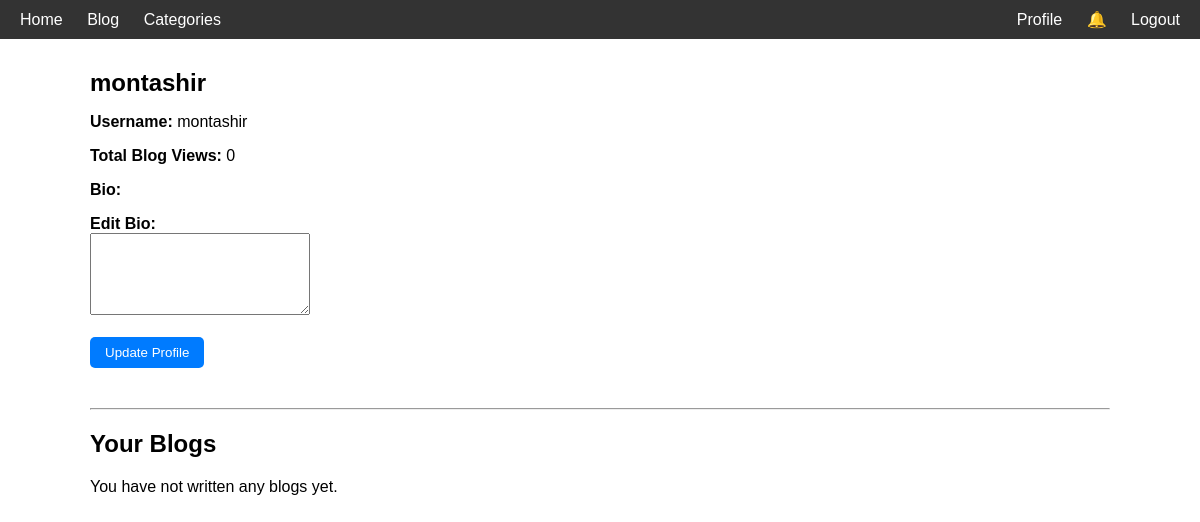
The page /profile/ (signed in) on the database as committed earlier.
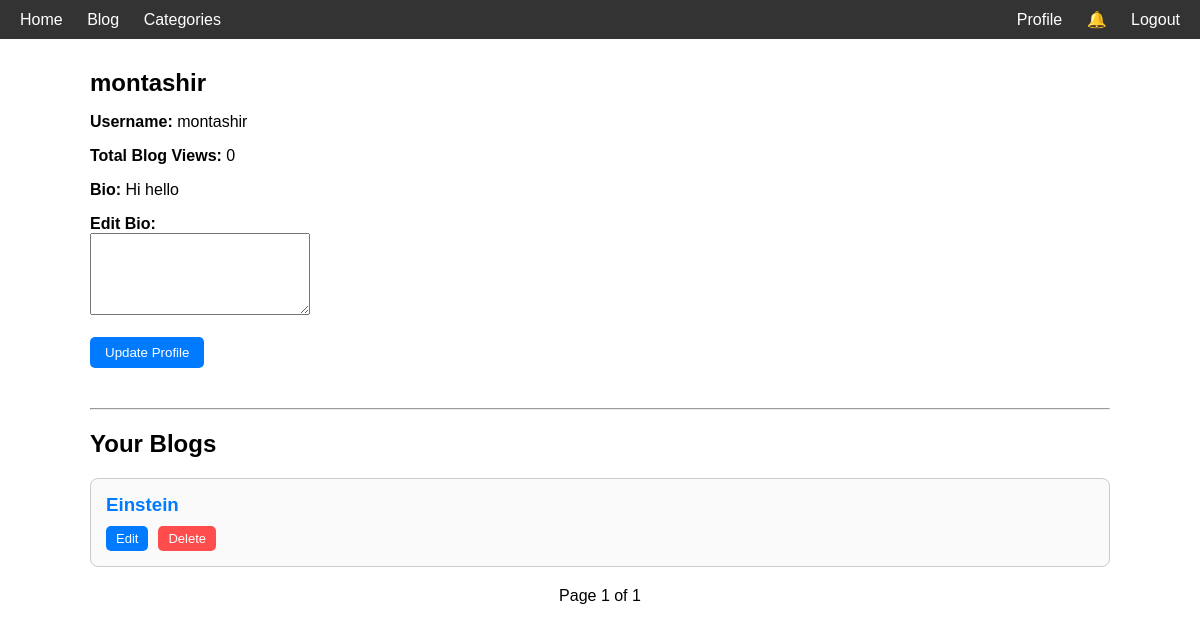
The same page on the database as committed later.
### myblog/models.py (models this page shows, shortened)
class Profile(models.Model):
    user = models.OneToOneField(User, on_delete=models.CASCADE)
    total_blog_views = models.IntegerField(default=0)
    bio = models.TextField(blank=True)
    avatar = models.ImageField(upload_to='avatars/', blank=True, null=True)

class Blog(models.Model):
    author = models.ForeignKey(User, on_delete=models.CASCADE, related_name='blogs')
    title = models.CharField(max_length=100)
    slug = models.SlugField(unique=True, blank=True)
    category = models.CharField(max_length=100)
    views = models.IntegerField(default=0)
    content = models.TextField()
    created_at = models.DateTimeField(auto_now_add=True)
    updated_at = models.DateTimeField(auto_now=True)
    is_approved = models.BooleanField(default=False)
    class Meta:
        ordering = ['-views', '-created_at']

### myblog/views.py (the view, shortened to what this page needs)
# urls.py: path('profile/', views.profile, name='profile'),
@login_required
def profile(request):
    profile, created = Profile.objects.get_or_create(user=request.user)
    user_blogs = Blog.objects.filter(author=request.user).order_by('-created_at')
    paginator = Paginator(user_blogs, 10)
    page_number = request.GET.get('page')
    page_obj = paginator.get_page(page_number)
    return render(request, "profile.html", {
        "profile": profile,
        "page_obj": page_obj,
    })

### myblog/context_processor.py (called while the page is built)
def unread_notifications(request):
    if request.user.is_authenticated:
        count = Notification.objects.filter(user=request.user, is_read=False).count()
    else:
        count = 0
    return {"unread_notifications": count}

### templates/profile.html (shortened to what this page needs)
{% load static %}
<!DOCTYPE html>
<html lang="en">
<head>
    <link rel="stylesheet" href="{% static 'css/profile.css' %}">
    <link rel="stylesheet" href="https://cdnjs.cloudflare.com/ajax/libs/font-awesome/6.5.0/css/all.min.css">
</head>
<body>
    <div class="navbar">
        <div class="nav-left">
            <a href="{% url 'home' %}">Home</a>
            <a href="{% url 'blog_list' %}">Blog</a>
            <a href="{% url 'category_list' %}">Categories</a>
        </div>
        <div class="nav-right">
    {% if user.is_authenticated %}
        <a href="{% url 'profile' %}">Profile</a>
        <a href="{% url 'notifications' %}" class="notif-bell">
            🔔
        </a>
        <a href="{% url 'logout' %}">Logout</a>
    {% else %}
        <a href="{% url 'login' %}">Login</a>
        <a href="{% url 'signup' %}">Signup</a>
    {% endif %}
</div>
</div>
<div class="container">
    <div class="profile-info">
        <div class="details">
            <h2>{{ request.user.get_full_name|default:request.user.username }}</h2>
            <p><strong>Username:</strong> {{ request.user.username }}</p>
            <p><strong>Total Blog Views:</strong> {{ profile.total_blog_views }}</p>
            <p><strong>Bio:</strong> {{ profile.bio  }}</p>
            <form method="POST" enctype="multipart/form-data">
                <label for="bio"> <strong>Edit Bio:</strong></label><br>
                <textarea name="bio" id="bio" rows="4"></textarea><br><br>
                <button type="submit" class="btn">Update Profile</button>
            </form>
        </div>
    </div>
    <hr>
    <div class="user-blogs">
        <h2>Your Blogs</h2>
        {% if page_obj %}
            {% for blog in page_obj %}
            <div class="blog-card">
                <h3><a href="{% url 'blog_detail' blog.slug %}">{{ blog.title }}</a></h3>
                <div class="blog-actions">
                    <a href="{% url 'blog_write' %}?edit={{ blog.id }}" class="btn small">Edit</a>
                    <form action="{% url 'delete_blog' blog.id %}" method="POST" class="inline-form" onsubmit="return confirm('Are you sure you want to delete this blog?');">
                        <button type="submit" class="btn small delete-btn">Delete</button>
                    </form>
                </div>
            </div>
            {% endfor %}
            <div class="pagination">
                <span>Page {{ page_obj.number }} of {{ page_obj.paginator.num_pages }}</span>
            </div>
        {% else %}
            <p>You have not written any blogs yet.</p>
        {% endif %}
    </div>
</div>
</body>
</html>

Rows that differ between the two databases and show on the page:
changed Profile: bio (not shown) → "Hi hello"
added Blog: title "Einstein"
Other text that changed with them:
{{ page_obj.number }}: (not shown) → "1"
{{ page_obj.paginator.num_pages }}: (not shown) → "1"
text no longer shown: "You have not written any blogs yet."
text now shown: "Page of"
